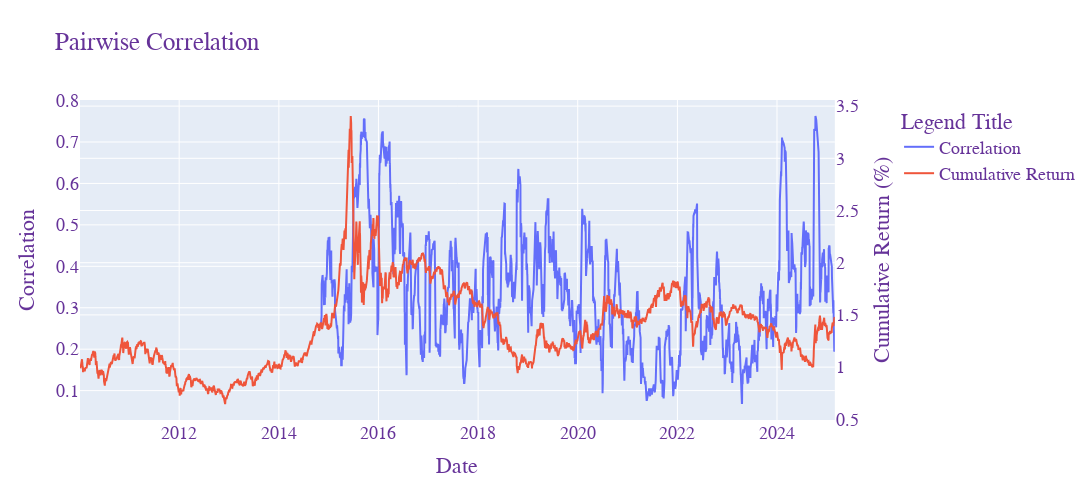
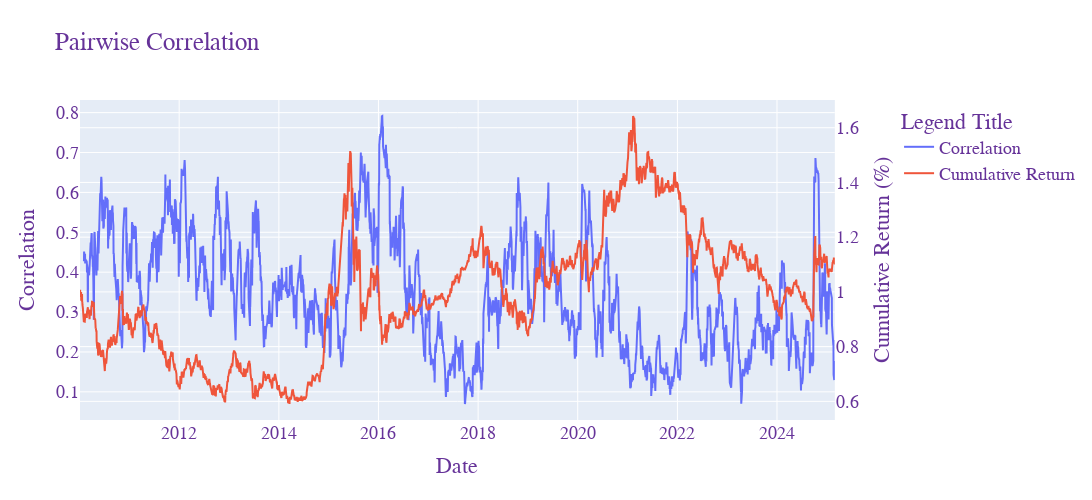
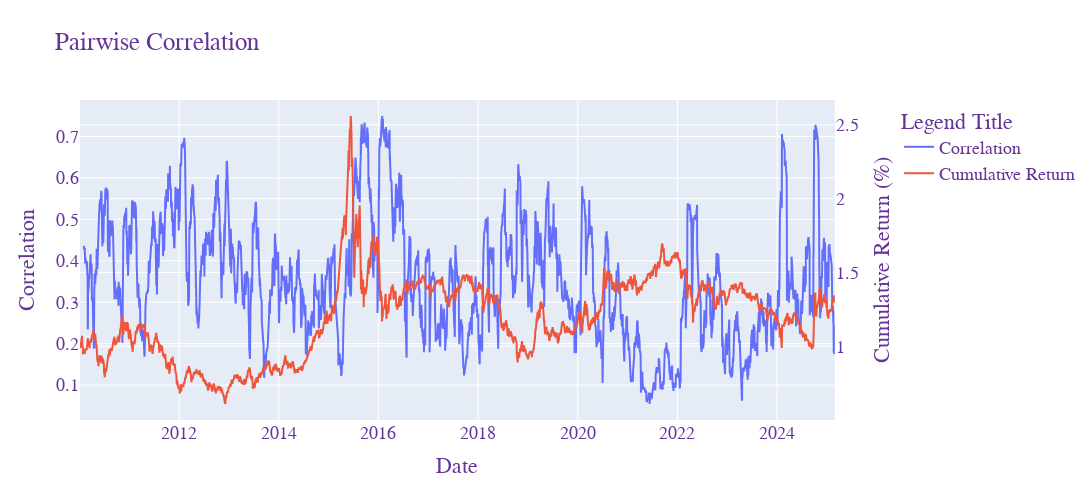

Write notebook code for charts like these, in order.
### Code cell
############################


def index_pairwise(index_code, index_short_code):

    # index pirce
    index_price = pd.read_csv(os.path.join(DATA_PATH,'index_price_1d.csv'))
    index_price = index_price[index_price['order_book_id'] == index_code]
    index_price['date'] = pd.to_datetime(index_price['date'])
    # index pairwise correlation
    # corr_dict ={}
    # for date_corr in merged['date'].unique()[20:]:

    #     stock_list = merged[(merged.date==date_corr) & (~merged.weight.isna())]['order_book_id'].unique()

    #     # get pairwise correlation for previous 20 days
    #     corr = merged[merged['order_book_id'].isin(stock_list)&
    #                     (merged['date'] <= date_corr)].groupby('order_book_id')\
    #                         .tail(20).pivot(index='date', columns='order_book_id', values='return')\
    #                             .corr().stack().replace(1, np.nan).dropna().mean()

    #     corr_dict[date_corr] = corr

    # corr_df = pd.DataFrame(corr_dict.items(), columns=['date','corr'])

    # def calculate_corr(date_corr, merged):
    #     stock_list = merged[(merged.date == date_corr) & (~merged.weight.isna())]['order_book_id'].unique()
    #     corr = merged[merged['order_book_id'].isin(stock_list) & (merged['date'] <= date_corr)].groupby('order_book_id')\
    #         .tail(20).pivot(index='date', columns='order_book_id', values='return')\
    #         .corr().stack().replace(1, np.nan).dropna().mean()
    #     return date_corr, corr

    # # index pairwise correlation
    # corr_dict = Parallel(n_jobs=-1)(delayed(calculate_corr)(date_corr, merged) for date_corr in tqdm(merged['date'].unique()[20:]))

    # corr_dict = dict(corr_dict)
    # corr_df = pd.DataFrame(corr_dict.items(), columns=['date', 'corr'])


    # corr_df.to_csv(f'all_corr_{index_short_code}.csv')

    corr_df = pd.read_csv(f'all_corr_{index_short_code}.csv', index_col=0)


    index_price['return'] = index_price['close'].pct_change()
    index_price['culmulative_return'] = (1+index_price['return']).cumprod()

    fig = make_subplots(specs=[[{"secondary_y": True}]])

    # Add trace for correlation
    fig.add_trace(
        go.Scatter(x=corr_df['date'], y=corr_df['corr'], mode='lines', name='Correlation'),
        secondary_y=False,
    )

    # Add trace for cumulative return
    fig.add_trace(
        go.Scatter(x=index_price['date'], y=index_price['culmulative_return'], mode='lines', name='Cumulative Return'),
        secondary_y=True,
    )

    # Update layout
    fig.update_layout(
        title="Pairwise Correlation ",
        xaxis_title="Date",
        legend_title="Legend Title",
        font=dict(
            family="Courier New, monospace",
            size=18,
            color="RebeccaPurple"
        ),
        autosize=False,
        width=1200,
        height=500,
    )

    # Set y-axes titles
    fig.update_yaxes(title_text="Correlation", secondary_y=False)
    fig.update_yaxes(title_text="Cumulative Return (%)", secondary_y=True)

    fig.show()

    # Save to png
    # fig.write_image(f"index_pairwise_corr_{index_short_code}.png")

    # strategy 1: when correlation touch top/bottom percentile, the index return is likely to reverse,  buy those, short index future
    # strategy 2: for thouse sectos with less pairwise correaltion, if some stock follows the market, than the other stock are likely to follow the reverse direction


    # 202105, 202202 why pairwise correlation same, but index return different, when will reverse effective
    # compare 500 1000 300, see why difference

for index_code, index_short_code in index_code_map.items():
    index_pairwise(index_code, index_short_code)

### Figure 1 — Plotly figure (JSON) as saved in the notebook; plotly's stock layout.template omitted (floating-point values rounded to 4 significant figures; data arrays with more than 128 entries replaced by an {"elided": "..."} marker saying what was removed)
{"data": [{"mode": "lines", "name": "Correlation", "type": "scatter", "x": {"elided": "3659 str values"}, "xaxis": "x", "y": {"elided": "3659 float values"}, "yaxis": "y"}, {"mode": "lines", "name": "Cumulative Return", "type": "scatter", "x": {"elided": "3679 str values"}, "xaxis": "x", "y": {"elided": "3679 float values"}, "yaxis": "y2"}], "layout": {"autosize": false, "font": {"color": "RebeccaPurple", "family": "Courier New, monospace", "size": 18}, "height": 500, "legend": {"title": {"text": "Legend Title"}}, "title": {"text": "Pairwise Correlation "}, "width": 1200, "xaxis": {"anchor": "y", "domain": [0, 0.94], "title": {"text": "Date"}}, "yaxis": {"anchor": "x", "domain": [0, 1], "title": {"text": "Correlation"}}, "yaxis2": {"anchor": "x", "overlaying": "y", "side": "right", "title": {"text": "Cumulative Return (%)"}}}}

### Figure 2 — Plotly figure (JSON) as saved in the notebook; plotly's stock layout.template omitted (floating-point values rounded to 4 significant figures; data arrays with more than 128 entries replaced by an {"elided": "..."} marker saying what was removed)
{"data": [{"mode": "lines", "name": "Correlation", "type": "scatter", "x": {"elided": "3659 str values"}, "xaxis": "x", "y": {"elided": "3659 float values"}, "yaxis": "y"}, {"mode": "lines", "name": "Cumulative Return", "type": "scatter", "x": {"elided": "3679 str values"}, "xaxis": "x", "y": {"elided": "3679 float values"}, "yaxis": "y2"}], "layout": {"autosize": false, "font": {"color": "RebeccaPurple", "family": "Courier New, monospace", "size": 18}, "height": 500, "legend": {"title": {"text": "Legend Title"}}, "title": {"text": "Pairwise Correlation "}, "width": 1200, "xaxis": {"anchor": "y", "domain": [0, 0.94], "title": {"text": "Date"}}, "yaxis": {"anchor": "x", "domain": [0, 1], "title": {"text": "Correlation"}}, "yaxis2": {"anchor": "x", "overlaying": "y", "side": "right", "title": {"text": "Cumulative Return (%)"}}}}

### Figure 3 — Plotly figure (JSON) as saved in the notebook; plotly's stock layout.template omitted (floating-point values rounded to 4 significant figures; data arrays with more than 128 entries replaced by an {"elided": "..."} marker saying what was removed)
{"data": [{"mode": "lines", "name": "Correlation", "type": "scatter", "x": {"elided": "3659 str values"}, "xaxis": "x", "y": {"elided": "3659 float values"}, "yaxis": "y"}, {"mode": "lines", "name": "Cumulative Return", "type": "scatter", "x": {"elided": "3679 str values"}, "xaxis": "x", "y": {"elided": "3679 float values"}, "yaxis": "y2"}], "layout": {"autosize": false, "font": {"color": "RebeccaPurple", "family": "Courier New, monospace", "size": 18}, "height": 500, "legend": {"title": {"text": "Legend Title"}}, "title": {"text": "Pairwise Correlation "}, "width": 1200, "xaxis": {"anchor": "y", "domain": [0, 0.94], "title": {"text": "Date"}}, "yaxis": {"anchor": "x", "domain": [0, 1], "title": {"text": "Correlation"}}, "yaxis2": {"anchor": "x", "overlaying": "y", "side": "right", "title": {"text": "Cumulative Return (%)"}}}}
